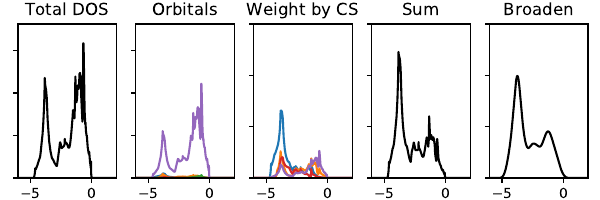

Write Python code to recreate this figure.
#! /usr/bin/env python3

import matplotlib.pyplot as plt
import galore
import galore.formats
import galore.plot


fig = plt.figure(figsize=(6, 2))
xlim = (-6, 2)
new_ylim = (0, 6e-6)
final_ylim = (0, 1.5e-4)

weighting = 'haxpes'

# Total DOS
ax1 = fig.add_subplot(1, 5, 1)

tdos_data = galore.formats.read_vasprun_totaldos('test/MgO/vasprun.xml.gz')
ax1.plot(tdos_data[:, 0], tdos_data[:, 1], 'k-')
ax1.set_title("Total DOS")
ax1.set_xlim(xlim)

# PDOS
ax2 = fig.add_subplot(1, 5, 2, sharey=ax1)
pdos_data = galore.formats.read_vasprun_pdos('test/MgO/vasprun.xml.gz')
galore.plot.plot_pdos(pdos_data, ax=ax2, total=False)
ax2.set_title("Orbitals")
ax2.set_xlim(xlim)
ax2.legend().remove()

## Build a nice key of line colors
line_colors = {line.get_label(): line.get_color() for line in ax2.lines}
## Set solid lines
for line in ax2.lines:
    line.set_linestyle('-')

# Weighted PDOS
ax3 = fig.add_subplot(1, 5, 3)
weighted_data = galore.apply_orbital_weights(pdos_data,
                                             galore.get_cross_sections(
                                                 weighting))
galore.plot.plot_pdos(weighted_data, ax=ax3, total=False)
ax3.set_title("Weight by CS")
ax3.set_xlim(xlim)
ax3.legend().remove()

## Fix consistent colors
for line in ax3.lines:
    line.set_color(line_colors[line.get_label()])
    line.set_linestyle('-')

# Summed PDOS
ax4 = fig.add_subplot(1, 5, 4, sharey=ax3)
galore.plot.plot_pdos(weighted_data, ax=ax4, total=True, show_orbitals=False)
ax4.set_title("Sum")
ax4.set_xlim(xlim)
ax4.set_ylim(new_ylim)
ax4.legend().remove()

# Broadened output
ax5 = fig.add_subplot(1, 5, 5)
broadened_data = galore.process_pdos(input='test/MgO/vasprun.xml.gz',
                                     gaussian=0.5,
                                     weighting=weighting)

galore.plot.plot_pdos(broadened_data, ax=ax5, total=True, show_orbitals=False)
ax5.set_title("Broaden")
ax5.set_xlim(xlim)
ax5.set_ylim(final_ylim)
ax5.legend().remove()

fig.subplots_adjust(left=0.03, right=0.98)
fig.savefig('docs/source/figures/pe_schematic.pdf')
